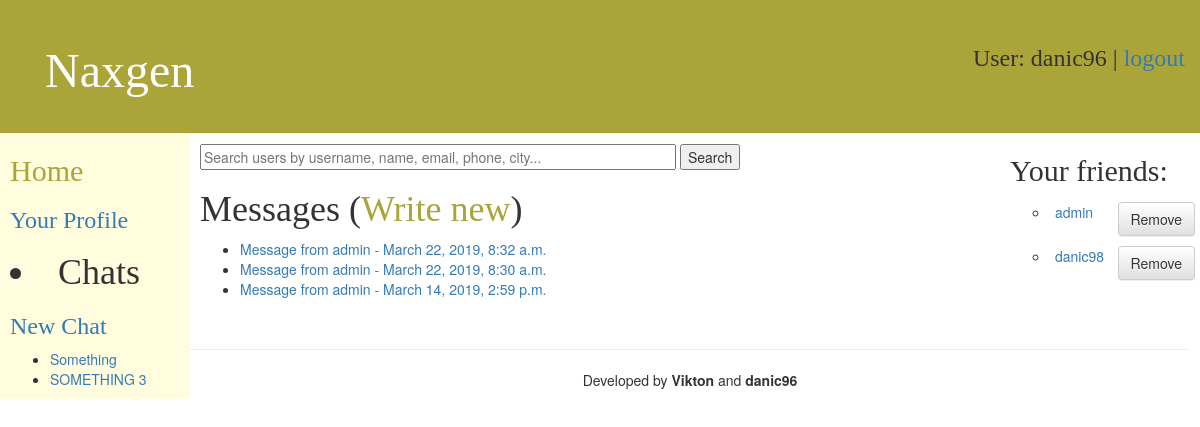
The page /messaging/ (signed in) on the database its author committed.
### messaging/models.py (models this page shows, shortened)
class User(AbstractUser):
    date = models.DateTimeField(default=timezone.now)
    friends = models.ManyToManyField("self", blank=True)
    groups = models.ManyToManyField('Group')
    description = models.TextField(default='')
    phone = models.TextField(default='')
    city = models.TextField(default='')
    website = models.TextField(default='')

class Group(models.Model):
    id = models.AutoField(primary_key=True)
    name = models.TextField(default="")
    members = models.ManyToManyField(User, blank=True)
    messages = models.ManyToManyField('GroupMessage')

class Message(models.Model):
    id = models.AutoField(primary_key=True)
    date = models.DateTimeField(default=timezone.now)
    text = models.TextField()
    sender = models.ForeignKey(User, on_delete=models.PROTECT, related_name='sender')
    to = models.ForeignKey(User, on_delete=models.PROTECT, related_name='to')

### messaging/templates/messaging/message_list.html (shortened to what this page needs)
{% extends "messaging/base.html" %}
{% block content %}
    <form action="{%  url  'messaging:search'  %}" method="post" >
        <input type="text" placeholder="Search users by username, name, email, phone, city..." name="search" size="60">
        <button type="submit">Search</button>
    </form>
<h1>
    Messages
    {% if user.username %}(<a href="{% url 'messaging:message_create' %}">Write new</a>){% endif %}
</h1>
<ul>
    {% if user.username %}
    {% for message in latest_message_list %}
        {% if user.username == message.to.username %}
            <li><a href="{% url 'messaging:message_detail' message.id %}">
                Message from {{ message.sender }} - {{ message.date }}</a>
            </li>
        {% endif %}
    {% empty %}<li>Sorry, no messages registered yet.</li>
    {% endfor %}
    {% else %}
        <div>Please login to see messages</div>
    {% endif %}
</ul>
{% endblock %}

### messaging/templates/messaging/base.html (shortened to what this page needs)
{% load staticfiles %}
<!DOCTYPE html>
<html lang="en">
<head>
    <link rel="stylesheet" href="http://code.jquery.com/ui/1.11.4/themes/smoothness/jquery-ui.css" />
    <link rel="stylesheet" href="//maxcdn.bootstrapcdn.com/bootstrap/3.2.0/css/bootstrap.min.css">
    <link rel="stylesheet" href="//maxcdn.bootstrapcdn.com/bootstrap/3.2.0/css/bootstrap-theme.min.css">
    <link rel="stylesheet" href="{% static "style/base.css" %}" />
    <link rel="stylesheet" href="{% static "style/more.css" %}" />
</head>
<body>
<div id="header" class="page-header">
    {% block header %}
        <div id="wrapper">
            <div id="title">
                <h1><a href="/messaging/">Naxgen</a></h1>
            </div>
            <h3>
            {% if user.username %}
                <p>
                        User: {{ request.user.username }} | <a href="{% url 'logout' %}?next={{request.path}}">logout</a>
                </p>
            {% else %}
                <p>
                    <a href="{% url 'login' %}?next={{request.path}}">Login</a>
                    /
                    <a href="{% url 'messaging:user_create' %}">Register</a>
                </p>
            {% endif %}
            </h3>
        </div>
    {% endblock %}
</div>
<div id="wrapp_this">
<div class="max_height">
<div id="left-sidebar">
    {% block sidebar %}
            <h2><a href="/messaging/">Home</a></h2>
            {% if user.username %}
                <h3> <a href="{% url 'messaging:view_profile' %}">Your Profile</a></h3>
                <h1><li>Chats</li></h1>
                <h3><a href="{% url 'messaging:group_create' %}" >New Chat</a></h3>
                <ul>
                {% for group in user.groups.all %}
                    <li>
                        <a href="{% url 'messaging:group_detail' group.id %}" > {{ group.name }} </a>
                    </li>
                {% endfor %}
                </ul>
            {% endif %}
    {% endblock %}
</div>
<div id="right-sidebar">
    {% block sidebar2 %}
        {% if user.username %}
            <h2>Your friends:</h2>
                <ul>
                {% for friend in request.user.friends.all %}
                    <li type="circle">
                        <div id="wrapper">
                        <a href="{% url 'messaging:view_profile_with_pk' pk=friend.pk %} " >
                            {{ friend.username }}
                        </a>
                        <a href="{% url 'messaging:change_friend' operation='remove' pk=friend.pk %}" >
                            <button id="remove-button" type="button" class="btn btn-default">Remove</button>
                        </a>
                        </div>
                    </li>
                {% endfor %}
                </ul>
        {% endif %}
    {% endblock %}
</div>
<div id="content">
    {% block content %}{% endblock %}
</div>
</div>
<div id="footer">
    {% block footer %}<hr><div >Developed by <b>Vikton</b> and <b>danic96</b></div>{% endblock %}
</div>
</div>
</body>
</html>

### messaging/static/style/base.css (style rules this page uses)
#header { text-align: right; }
#content { margin-left: 190px; margin-right: 190px; padding: 10px; height: 90%; }
#left-sidebar { float: left; width: 190px; height: 100%; padding-left: 10px; background: #FFFDDD; }
#right-sidebar { float: right; width: 190px; height: 100%; padding-right: 10px; }
#footer { margin-top: auto; padding: 10px; text-align: center; float: bottom; }
.max_height { height: max-content; }
#wrapper { width: 100%; display: inline-block; margin: 5px; }
#remove-button { float: right; }

### messaging/static/style/more.css (style rules this page uses)
h1 a, h2 a { color: #AAA439; font-family: 'Lobster'; }
body, html { min-height: 100%; }
html { min-height: 100%; }
.page-header { background-color: #AAA439; margin-top: 0; margin-bottom: 0; padding: 20px 20px 20px 40px; }
#title { float: left; display: block; margin: 0; padding: 0; font-family: 'Pacifico', cursive; }
.page-header h1, .page-header h1 a, .page-header h1 a:visited, .page-header h1 a:active { color: #ffffff; font-size: 36pt; text-decoration: none; }
h1, h2, h3, h4 { font-family: 'Lobster', cursive; }

### rows shown on the page
User: user.username "danic96"
Group: name "Something"
Group: name "SOMETHING 3"
User: username "admin"
User: username "danic98"
Message: sender "admin", date "March 22, 2019, 8:32 a.m."
Message: sender "admin", date "March 22, 2019, 8:30 a.m."
Message: sender "admin", date "March 14, 2019, 2:59 p.m."
